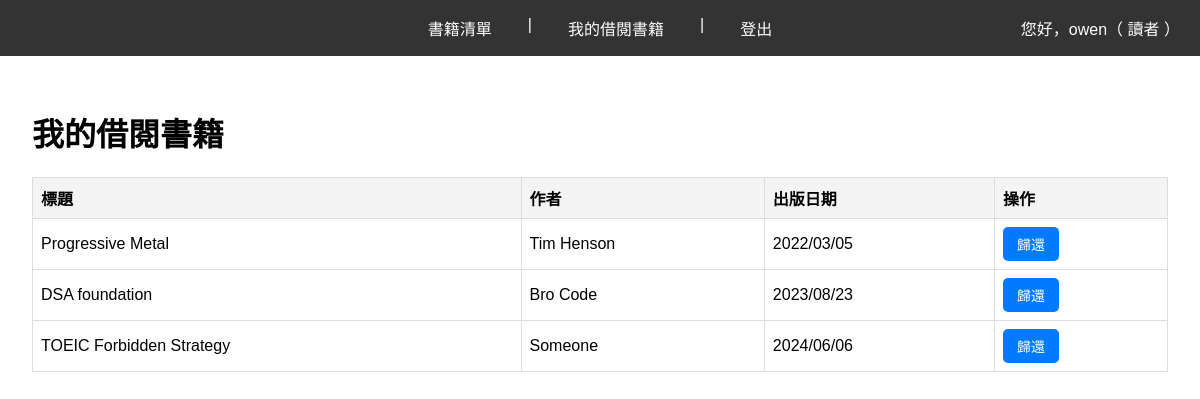
Page /user (signed in) on the committed database.
### app.py (models this page shows)
class User(UserMixin, db.Model):
    id = db.Column(db.Integer, primary_key=True)
    username = db.Column(db.String(150), unique=True, nullable=False)
    password_hash = db.Column(db.String(200), nullable=False)
    is_admin = db.Column(db.Boolean, default=False)  # 判斷是否為管理員

class Book(db.Model):
    id = db.Column(db.Integer, primary_key=True)
    title = db.Column(db.String(200), nullable=False)
    author = db.Column(db.String(200), nullable=False)
    publish_date = db.Column(db.String(100), nullable=True)
    is_borrowed = db.Column(db.Boolean, default=False)
    borrowed_by = db.Column(db.Integer, db.ForeignKey('user.id'))
    borrower = db.relationship('User', backref='borrowed_books', foreign_keys=[borrowed_by])

### app.py (the view)
@app.route('/user')
@login_required
def user_page():
    borrowed_books = Book.query.filter_by(borrowed_by=current_user.id).all()
    return render_template('user.html', borrowed_books=borrowed_books)

### app.py (called while the page is built)
@login_manager.user_loader
def load_user(user_id):
    try:
        return User.query.get(int(user_id))
    except ValueError:
        return None

### templates/user.html
{% extends "layout.html" %}
{% block content %}
<h1>我的借閱書籍</h1>
{% if borrowed_books %}
<table>
    <tr>
        <th>標題</th>
        <th>作者</th>
        <th>出版日期</th>
        <th>操作</th>
    </tr>
    {% for book in borrowed_books %}
    <tr>
        <td>{{ book.title }}</td>
        <td>{{ book.author }}</td>
        <td>{{ book.publish_date }}</td>
        <td>
            <form action="{{ url_for('return_book', book_id=book.id) }}" method="POST" style="display: inline;">
                <button type="submit" class="button">歸還</button>
            </form>
        </td>
    </tr>
    {% endfor %}
</table>
{% else %}
<p>目前沒有借閱書籍。</p>
{% endif %}
{% endblock %}

### templates/layout.html (shortened to what this page needs)
<!DOCTYPE html>
<html lang="en">
<head>
    <link rel="stylesheet" href="{{ url_for('static', filename='style.css') }}">
</head>
<body>
    <nav class="navbar">
        <div class="navbar-links">
            {% if current_user.is_authenticated %}
                <a href="{{ url_for('index') }}">書籍清單</a>
                {% if not current_user.is_admin %}
                    | <a href="{{ url_for('user_page') }}">我的借閱書籍</a>
                {% else %}
                    | <a href="#" style="color: gray; cursor: not-allowed; text-decoration: none;">我的借閱書籍</a>
                {% endif %}
                | <a href="{{ url_for('logout') }}">登出</a>
            {% else %}
                <a href="{{ url_for('login') }}">登入</a>
                | <a href="{{ url_for('register') }}">註冊</a>
            {% endif %}
        </div>
        {% if current_user.is_authenticated %}
            <div class="user-info" style="margin-left: auto;">
                您好，{{ current_user.username }}（
                {% if current_user.is_admin %}
                    管理員
                {% else %}
                    讀者
                {% endif %}
                ）
            </div>
        {% endif %}
    </nav>
    <div class="content">
        {% block content %}{% endblock %}
    </div>
</body>
</html>

### static/style.css (style rules this page uses)
body { font-family: Arial, sans-serif; margin: 0; padding: 0; }
nav { background-color: #333; color: white; padding: 1em; text-align: center; }
nav a { color: white; margin: 0 1em; text-decoration: none; }
.content { padding: 2em; }
table { width: 100%; border-collapse: collapse; margin: 1em 0; }
th, td { border: 1px solid #ddd; padding: 0.5em; text-align: left; }
th { background-color: #f4f4f4; }
.navbar { display: flex; align-items: center; padding: 1em; background-color: #333; position: relative; }
.navbar-links { display: flex; justify-content: center; gap: 20px; flex: 1; }
.navbar-links a { color: white; text-decoration: none; }
.user-info { color: white; position: absolute; right: 20px; }
.button { display: inline-block; padding: 0.5em 1em; font-size: 14px; color: white; background-color: #007bff; border: none; border-radius: 5px; text-decoration: none; cursor: pointer; transition: background-color 0.3s; }

### rows in the picture
User: username "owen"
Book: title "Progressive Metal", author "Tim Henson", publish_date "2022/03/05"
Book: title "DSA foundation", author "Bro Code", publish_date "2023/08/23"
Book: title "TOEIC Forbidden Strategy", author "Someone", publish_date "2024/06/06"
